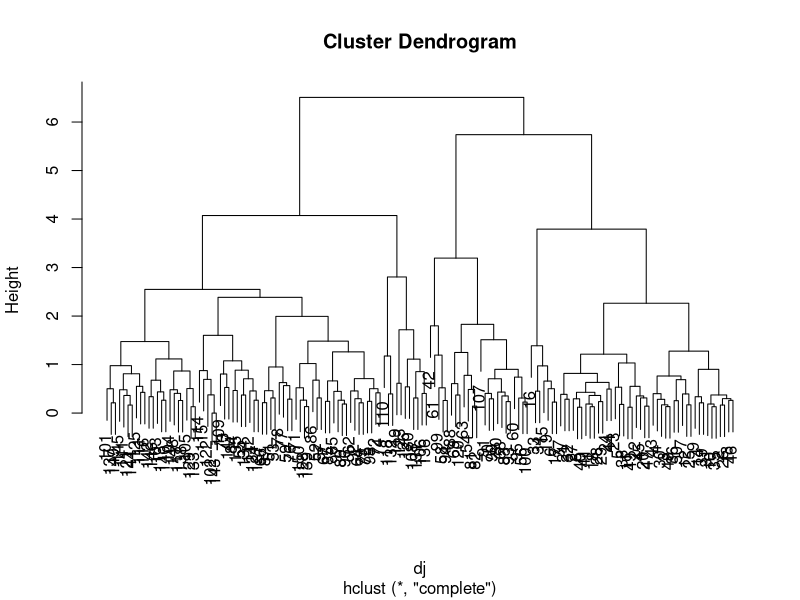
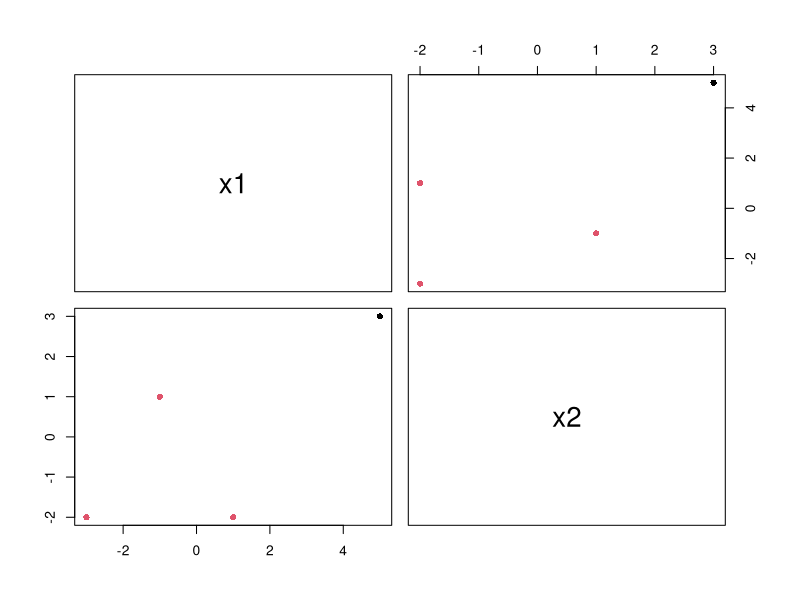

These figures' R source, in order:
library(tidyverse)


# Hierarchical Clustering -------------------------------------------------
X <- iris %>% select(-Species)
X
dj <- dist(scale(X))
cc <- hclust(dj)
cc


#dendogram
plot(cc)



# Non Hierarchical Clustering ---------------------------------------------
obj <- c("A","B","C","D")
x1 <- c(5,-1,1,-3)
x2 <- c(3,1,-2,-2)
dat1 <- data.frame(obj, x1, x2, row.names = 1)

dat1



set.seed(123)
kMres<-kmeans(dat1, centers=2)
kMres$cluster
kMres$size
pairs(dat1,col=c(1:2)[kMres$cluster],pch=16)
